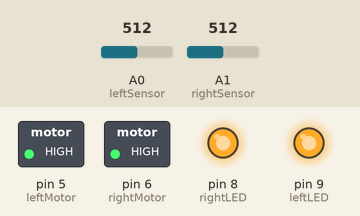
This sketch was run on a simulated Arduino Uno, built with avr-gcc and run on an emulated ATmega328P. On the bench: switched loads named in the sketch (green lamp = pin HIGH), output pins drawn as LEDs (lit = HIGH). The test bench sets the inputs (shaded band); at power-on: A0 (leftSensor) = 512, A1 (rightSensor) = 512.

Above: at 1.2 s.
1.3 s: A0 (leftSensor) set to 716
At 1.9 s:
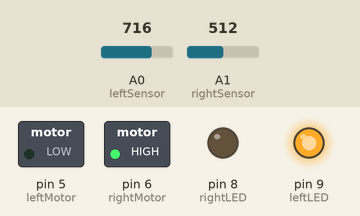
2.8 s: A1 (rightSensor) set to 900
At 4.0 s:
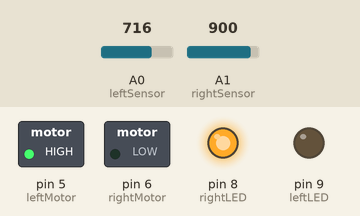
4.3 s: A1 (rightSensor) set to 716
At 5.3 s:
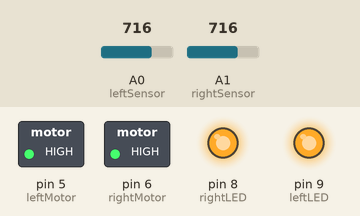
5.8 s: A1 (rightSensor) set to 511
At 6.5 s:
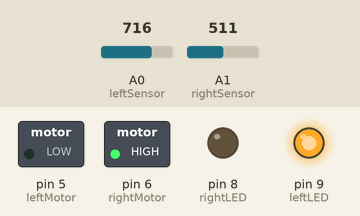
Timing chart, 0 to 8.3 s (numbered marks = the images above; inputs shaded):
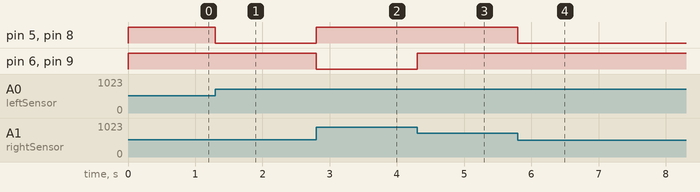

The sketch:

seekingLight.ino
```cpp
/*
This program makes Don Francisco seek light
*/

// motors
const int rightMotor = 6;
const int leftMotor = 5;

// LEDs
const int rightLED = 8;
const int leftLED = 9;

// sensors
const int rightSensor = A1;
const int leftSensor = A0;

void setup()
{
	// Set the mode of the digital pins to outputs to drive the motors
	// (the analog inputs are automatically inputs and so don’t need to be set)
	pinMode( rightMotor, OUTPUT ); // motor
	pinMode( leftMotor , OUTPUT ); // motor
	pinMode( rightLED , OUTPUT ); // LED
	pinMode( leftLED, OUTPUT ); // LED
	Serial.begin(9600);
}

void loop()
{

  // Compare the two light sensors
  if ( analogRead( rightSensor ) > analogRead( leftSensor )  ) // If right light sensor has more light than the other ...
  {
    digitalWrite( rightMotor, LOW ); // turn right motor off ...
    digitalWrite( leftMotor, HIGH ); // and left motor on to turn right
    digitalWrite( rightLED, HIGH ); // indicate turning right
    digitalWrite( leftLED, LOW );
  }

  else if ( analogRead( rightSensor ) < analogRead( leftSensor )  ) // If the other
  {
    digitalWrite( leftMotor, LOW ); // turn left motor off ...
    digitalWrite( rightMotor, HIGH ); // and right motor on to turn left
    digitalWrite( rightLED, LOW ); // indicate turning left
    digitalWrite( leftLED, HIGH );
  }

else if ( analogRead( rightSensor ) == analogRead( rightSensor )  ) // If they read the same value
	{
		digitalWrite( rightMotor, HIGH ); // turn both on
		digitalWrite( leftMotor, HIGH ); // and go forward
		digitalWrite( rightLED, HIGH ); // turn on both LEDs
		digitalWrite( leftLED, HIGH );
	}

}
```

Measured:
- after the input at 1.3 s, pin 5 (leftMotor), pin 8 (rightLED): HIGH → LOW at once
- after the input at 2.8 s, pin 5 (leftMotor), pin 8 (rightLED): LOW → HIGH at once; pin 6 (rightMotor), pin 9 (leftLED): HIGH → LOW at once
- after the input at 4.3 s, pin 6 (rightMotor), pin 9 (leftLED): LOW → HIGH at once
- after the input at 5.8 s, pin 5 (leftMotor), pin 8 (rightLED): HIGH → LOW at once
